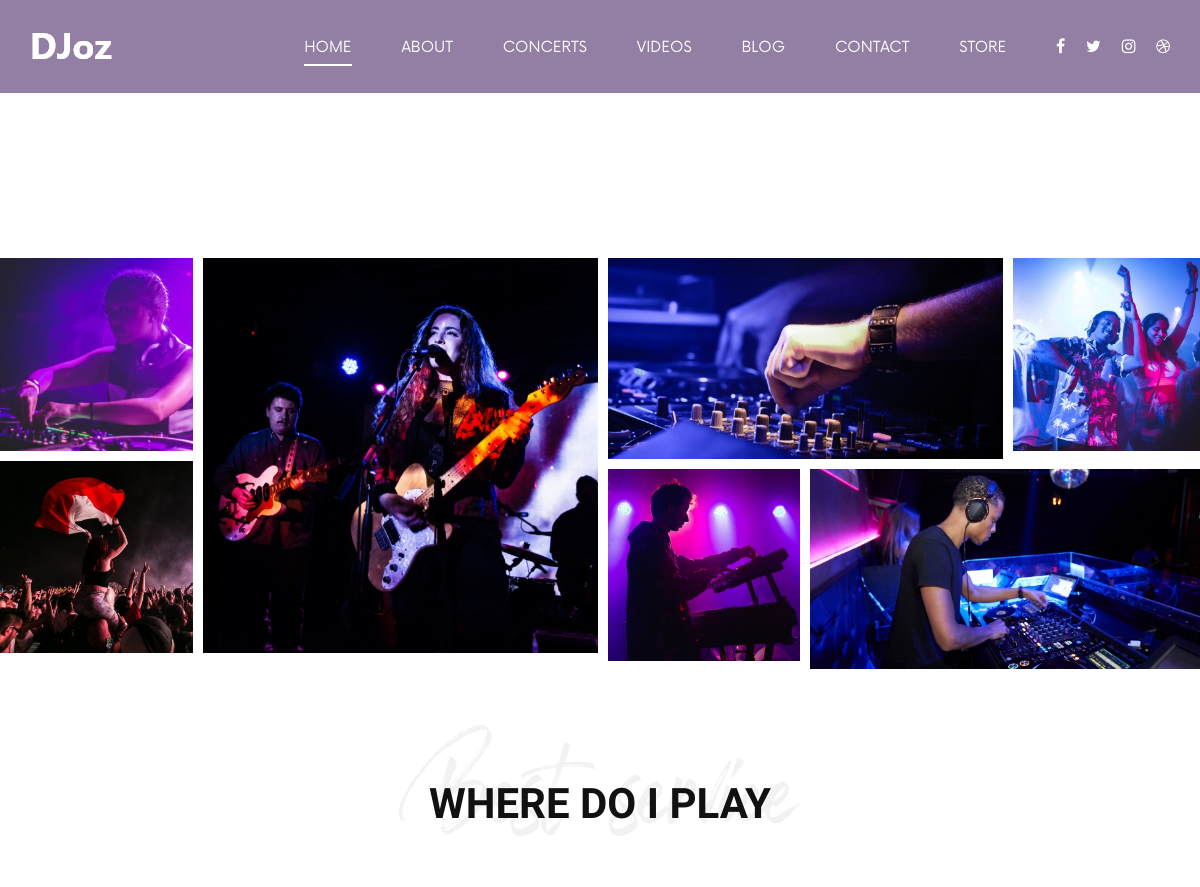
The app's page /about (upper part), older data.
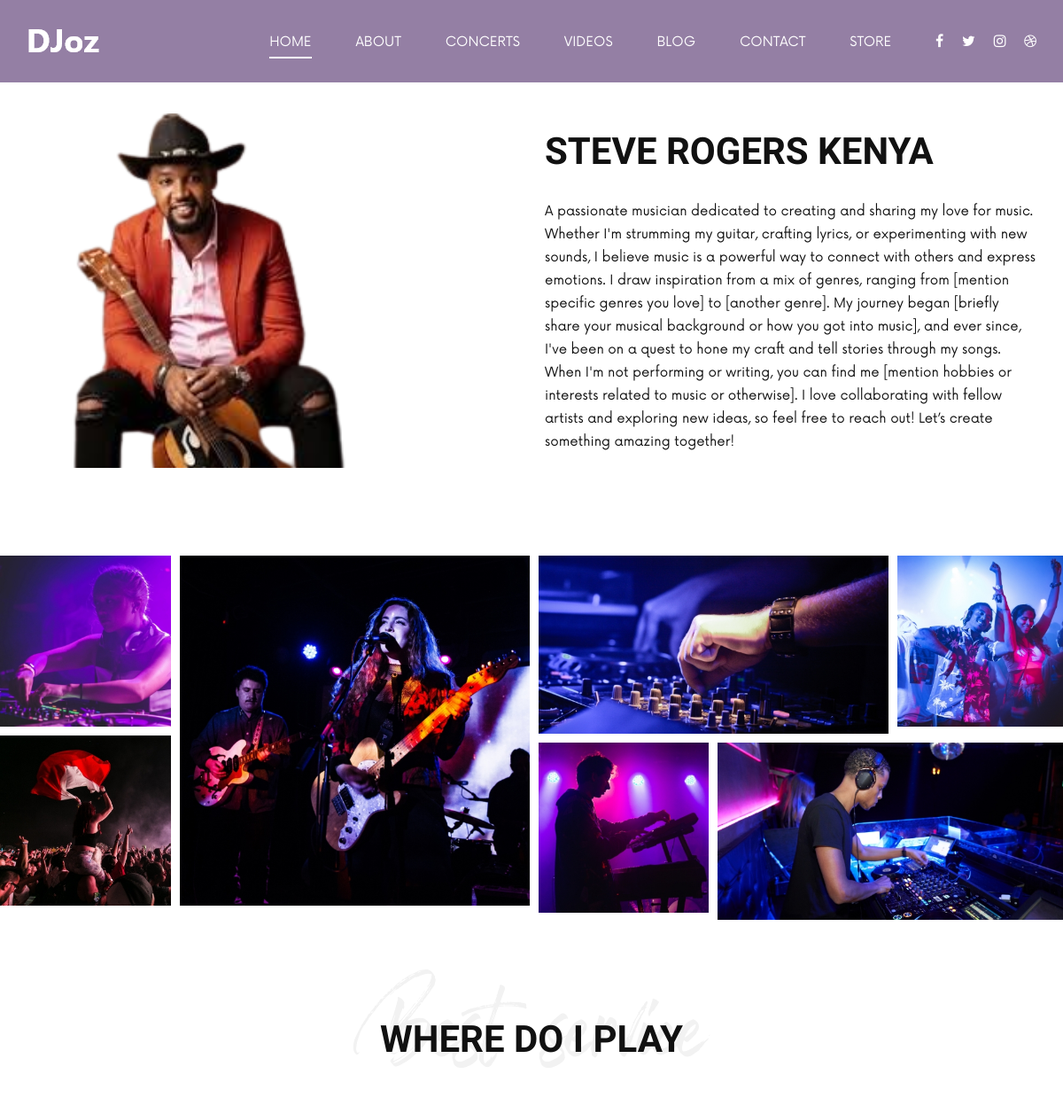
The same page, newer data.
### music_site/models.py (models this page shows)
class About(models.Model):
    title = models.CharField(max_length=200)
    sub_title = models.CharField(max_length=200)
    content = models.TextField()
    about_image = models.ImageField(default="default.jpg",upload_to="about_images")

### music_site/views.py (the view)
# urls.py: path('about',views.about,name="site-about"),
def about(request):
    if len(About.objects.all())>0:
        abouts = About.objects.all()[0]
    else:
        abouts = About.objects.all()
    events_category = EventCategory.objects.all()
    contxt = {'about':abouts,"events_category":events_category}
    return render(request,'music_site/about.html',contxt)

### music_site/templates/music_site/about.html (shortened to what this page needs)
{% extends 'music_site/base.html' %}
{% load static %}
{% block home %}
<br>
<br>
<section class="about about--page spad">
    <div class="container">
        <div class="row">
            <div class="col-lg-6">
                <div class="about__pic">
                    <img src="{{about.about_image.url}}" alt="" style="height:400px;">
                </div>
            </div>
            <div class="col-lg-6">
                <div class="about__text">
                    <div class="section-title">
                        <h2>{{about.title}}</h2>
                    </div>
                    <p>{{about.content}}</p>
                </div>
            </div>
        </div>
    </div>
</section>
<div class="about-pic">
    <div class="container-fluid">
        <div class="row">
            <div class="col-lg-6">
                <div class="row">
                    <div class="col-lg-4 col-md-4 col-sm-4 p-0">
                        <img src="img/about/ap-1.jpg" alt="">
                        <img src="img/about/ap-2.jpg" alt="">
                    </div>
                    <div class="col-lg-8 col-md-8 col-sm-8 p-0">
                        <img src="img/about/ap-3.jpg" alt="">
                    </div>
                </div>
            </div>
            <div class="col-lg-6">
                <div class="row">
                    <div class="col-lg-8 col-md-8 col-sm-8 p-0">
                        <img src="img/about/ap-4.jpg" alt="">
                    </div>
                    <div class="col-lg-4 col-md-4 col-sm-4 p-0">
                        <img src="img/about/ap-5.jpg" alt="">
                    </div>
                    <div class="col-lg-4 col-md-4 col-sm-4 p-0">
                        <img src="img/about/ap-6.jpg" alt="">
                    </div>
                    <div class="col-lg-8 col-md-8 col-sm-8 p-0">
                        <img src="img/about/ap-7.jpg" alt="">
                    </div>
                </div>
            </div>
        </div>
    </div>
</div>
<section class="about-services spad">
    <div class="container">
        <div class="row">
            <div class="col-lg-12">
                <div class="section-title center-title">
                    <h2>WHERE DO I PLAY</h2>
                    <h1>Best service</h1>
                </div>
            </div>
        </div>
    </div>
</section>
{% endblock home %}

Row changes from the older to the newer data that the page shows:
added About: about_image (picture), title "STEVE ROGERS KENYA", content "A passionate musician dedicated to creating and sharing my love for music. Whether I'm strumming my guitar, crafting lyrics, or experimenting with new sounds, I believe music is a powerful way to connect with others and express emotions. I draw inspiration from a mix of genres, ranging from [mention specific genres you love] to [another genre]. My journey began [briefly share your musical background or how you got into music], and ever since, I've been on a quest to hone my craft and tell stories through my songs. When I'm not performing or writing, you can find me [mention hobbies or interests related to music or otherwise]. I love collaborating with fellow artists and exploring new ideas,…"
